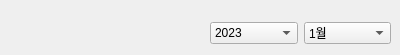
         <widget class="QWidget" name="tab_6">
          <attribute name="title">
           <string>월 선택</string>
          </attribute>
          <widget class="QWidget" name="layoutWidget">
           <property name="geometry">
            <rect>
             <x>210</x>
             <y>20</y>
             <width>181</width>
             <height>26</height>
            </rect>
           </property>
           <layout class="QHBoxLayout" name="horizontalLayout">
            <item>
             <widget class="QComboBox" name="comboBox">
              <item>
               <property name="text">
                <string>2023</string>
               </property>
              </item>
             </widget>
            </item>
            <item>
             <widget class="QComboBox" name="comboBox_2">
              <property name="cursor">
               <cursorShape>PointingHandCursor</cursorShape>
              </property>
              <item>
               <property name="text">
                <string>1월</string>
               </property>
              </item>
              <item>
               <property name="text">
                <string>2월</string>
               </property>
              </item>
              <item>
               <property name="text">
                <string>3월</string>
               </property>
              </item>
              <item>
               <property name="text">
                <string>4월</string>
               </property>
              </item>
              <item>
               <property name="text">
                <string>5월</string>
               </property>
              </item>
              <item>
               <property name="text">
                <string>6월</string>
               </property>
              </item>
              <item>
               <property name="text">
                <string>7월</string>
               </property>
              </item>
              <item>
               <property name="text">
                <string>8월</string>
               </property>
              </item>
              <item>
               <property name="text">
                <string>9월</string>
               </property>
              </item>
              <item>
               <property name="text">
                <string>10월</string>
               </property>
              </item>
              <item>
               <property name="text">
                <string>11월</string>
               </property>
              </item>
              <item>
               <property name="text">
                <string>12월</string>
               </property>
              </item>
             </widget>
            </item>
           </layout>
          </widget>
         </widget>
